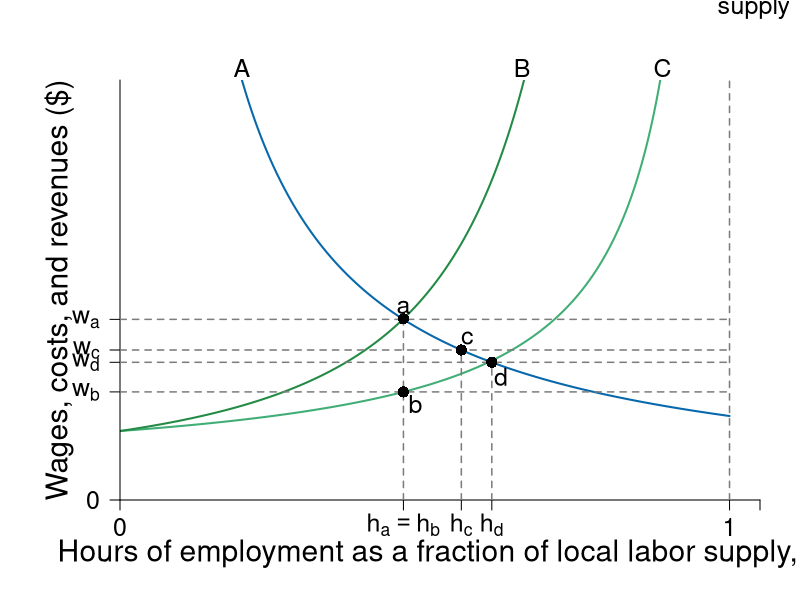

Source code (R):
require(shape)
require(plotrix)
jpeg(file = "employment/monopsony_basics_quiz.jpg", width = 6*120, height = 4.5*120)

#Set parameters for graphics
axislabelsize <- 1.8
labelsize <- 1.5
namesize <- 1.8
annotatesize <- 1.5
graphlinewidth <- 2
segmentlinewidth <- 1.5

COL <- c("#7fc97f", "#beaed4", "#fdc086", "#ffff99", "#386cb0", "#f0027f", "#bf5b17", "#666666")
COLA <- c("#e0f3db", "#99d8c9","#66c2a4","#41ae76", "#238b45", "#005824")
COLB <- c("#c6dbef", "#4eb3d3", "#2b8cbe", "#0868ac","#084081")
COLC <- c("#fcfbfd", "#efedf5", "#dadaeb", "#bcbddc", "#9e9ac8", "#807dba", "#6a51a3", "#54278f", "#3f007d")
grays <- gray.colors(25, start = 1, end = 0)


WageFn <- function(h, ubar = 3, B = 2, t = 0.8) {
  B + ubar + (ubar - ubar*t +  ubar*t*h )/(t*(1 - h))
}

Mch <- function(h, ubar = 3, B = 2, t = 0.8) {
  B + ubar + (ubar - ubar*t +  ubar*t*h )/(t*(1 - h))+ (ubar*h)/(t*(1-h)^2)
}


MRP <- function(h, constant = 7, slope = 1){
  constant/(slope*h)
}

# mrp2 <- function(h, constant = 4, power = 2){
#   constant/(h^power)
# }

costRevSol <- function(h, constant = 7, ubar = 3, B = 2, t = 0.8){
  B + ubar + (ubar - ubar*t +  ubar*t*h )/(t*(1 - h)) + (ubar*h)/(t*(1-h)^2) - constant/h
}

#uniroot(costRevSol(x, constant = 7, ubar = 3, B = 2, t = 0.8), lower = 0.01, upper = 1)

par(mar =  c(5, 6, 4, 2))

xlims <- c(0, 1.05)
ylims <- c(0, 35)

plot(0, 0, xlim = xlims, ylim = ylims, type = "n",
     xlab = "",
     ylab = "",
     xaxt = "n", 
     yaxt = "n",
     cex.lab = axislabelsize, 
     bty = "n", 
     xaxs="i", 
     yaxs="i")

npts <- 500 
npts2 <- 501
#Specify the sequences of points for graphing. 
xx1 <- seq(xlims[1], 1, length.out = npts)
xx2 <- seq(xlims[1], xlims[2], length.out = npts)
xx3 <- seq(xlims[1], xlims[2], length.out = npts2)
xx4 <- seq(xlims[1], 25, length.out = npts2)

#Draw the lines for the graphs
lines(xx1, WageFn(xx1), col = COLA[4], lwd = graphlinewidth)
lines(xx1, Mch(xx1), col = COLA[5], lwd = graphlinewidth)
lines(xx1, MRP(xx1), col = COLB[4], lwd = graphlinewidth)
#lines(xx1, mrp2(xx1), col = COLB[4], lwd = graphlinewidth)

#lines(xx2, solowCondition(xx2, delta = 5), col = COL[3], lwd = 4)
#lines(xx2, solowInfeas(xx2, delta = 5), col = COL[1], lwd = 4, lty = 2)

#Guesses at intersections
LPoints <- c(0.465, 0.56) 


#Customize ticks and labels for the plot
ticksy <- c(0, WageFn(LPoints[1]), MRP(0.61), MRP(LPoints[2]), MRP(LPoints[1]), 40)
ylabels <- c(0,  expression(paste(w[b])), expression(paste(w[d])), expression(paste(w[c])), expression(paste(w[a])), NA)
ticksx <- c(0, LPoints, 0.61, 1, xlims[2])
xlabels <- c(0, expression(paste(h[a] == h[b])), expression(paste(h[c])), expression(paste(h[d])),  1.0, NA)
axis(1, at = ticksx, pos = 0, labels = xlabels, cex.axis = labelsize)
axis(2, at = ticksy, pos = 0, labels = ylabels, las = 1,cex.axis = labelsize)

#Axis labels 
text(0.5*xlims[2], -4.5,  expression(paste("Hours of employment as a fraction of local labor supply, ", h)), xpd = TRUE, cex = axislabelsize) 
text(-0.1, 0.5*ylims[2], expression(paste("Wages, costs, and revenues ($)")), xpd = TRUE, cex = axislabelsize, srt = 90) 


#Annotation of the  graphs
#text(0.85, 43, expression(paste("Average cost")), cex = labelsize, xpd = TRUE)
text(0.89, 36, expression(paste(C)), cex = labelsize, xpd = TRUE)

#text(0.62, 43, expression(paste("Marginal cost")), cex = labelsize, xpd = TRUE)
text(0.66, 36, expression(paste(B)), cex = labelsize, xpd = TRUE)

#text(0.2, 43, expression(paste("Marginal revenue product")), cex = labelsize, xpd = TRUE)
text(0.2, 36, expression(paste(A)), cex = labelsize, xpd = TRUE)



#Labor supply
segments(1, 0, 1, 42, lty = 2, lwd = segmentlinewidth, col = grays[20])
text(1.04, 43, expression(paste("Labor")), cex = labelsize, xpd = TRUE)
text(1.04, 41, expression(paste("supply")), cex = labelsize, xpd = TRUE)

#Line for the absolute maximum quality
#segments(1, 0, 1, 42, lty = 2, lwd = 3, col = "darkgray")
#segments(0.75, 0, 0.75, 20, lty = 2, lwd = 2, col = "darkgray")

#Arrow to Slope of BRF
#Arrows(0.5, 13, 0.58, 13, col = "black", lty = 1, lwd = 2, arr.type = "triangle")
#text(0.35, 13, expression(paste("Slope = " - u[q], " = ", frac(delta, (1 - q)^2))))


#Arrows(0.8, 15, 0.8, 19, col = "black", lty = 1, lwd = 2, arr.type = "triangle")
#Arrows(0.8, 15, 0.8, 6, col = "black", lty = 1, lwd = 2, arr.type = "triangle")
#text(0.92, 12.5, expression(paste("Employment Rent")))

#Text to indicate delta = 5
#text(0.2, 38, expression(paste("Wage Function")))
#text(0.2, 36, expression(paste("set to ", delta, " = 5")))


#Zero profit condition 
#segments(0, 20, 0.75, 20, lty = 1, lwd = 2, col = "darkgray")
#segments(0.75, 20, 1.2, 20, lty = 2, lwd = 2, col = "darkgray")

#Unemployment benefits & a
#segments(0, 5, 1.2, 5, lty = 2, lwd = 2, col = grays[20])
#segments(0, 2.5, 1.2, 2.5, lty = 2, lwd = 2, col = grays[20])

#Zero profit condition
#text(1.02, 21, expression(paste("Zero profit condition, ", w == w[0])))
#text(0.95, 6, expression(paste(B + underline(u)[t], " (opportunity cost of work)")),cex = labelsize,xpd =TRUE)
#text(0.95, 3.5, expression(paste(B, " (unemployment benefits)")),cex = labelsize, xpd =TRUE)
#text(1.08, 36, expression(paste("level of")))
#text(1.08, 34, expression(paste("employment, ", bar(H))))

#Guesses at intersections
LPoints <- c(0.465, 0.56) 

#Fixed wage comparison
segments(0, 12.5, 1, 12.5, lty = 2, lwd = segmentlinewidth, grays[20])


#segments(0, Mch(LPoints[1]), LPoints[1], Mch(LPoints[1]), lty = 2, lwd = segmentlinewidth, col = grays[20])

#W[b] segments
segments(LPoints[1], 0 , LPoints[1], Mch(LPoints[1]), lty = 2, lwd = segmentlinewidth, col = grays[20])
segments(0, WageFn(LPoints[1]), 1, WageFn(LPoints[1]), lty = 2, lwd = segmentlinewidth, col = grays[20])

#w[a] segment
segments(0, MRP(LPoints[1]), 1, MRP(LPoints[1]), lty = 2, lwd = segmentlinewidth, col = grays[20])


segments(LPoints[2], 0, LPoints[2], MRP(LPoints[2]), lty = 2, lwd = segmentlinewidth, col = grays[20])

#W[d] segment
segments(0, MRP(0.61), 1, MRP(0.61), lty = 2, lwd = segmentlinewidth, col = grays[20])
segments(0.61, 0, 0.61, MRP(0.61), lty = 2, lwd = segmentlinewidth, col = grays[20])
points(0.61, MRP(0.61), pch = 16, col = "black", cex = 1.5)
text(0.61 + 0.015, MRP(0.61) - 1.2, expression(paste(d)), cex = labelsize)


points(LPoints[1], Mch(LPoints[1]), pch = 16, col = "black", cex = 1.5)
text(LPoints[1], MRP(LPoints[1]) + 1, expression(paste(a)), cex = labelsize)


points(LPoints[1], WageFn(LPoints[1]), pch = 16, col = "black", cex = 1.5)
text(LPoints[1] + 0.02, WageFn(LPoints[1]) - 1, expression(paste(b)), cex = labelsize)

points(LPoints[2], MRP(LPoints[2]), pch = 16, col = "black", cex = 1.5)
text(LPoints[2] + 0.01, MRP(LPoints[2]) + 1, expression(paste(c)), cex = labelsize)


#Arrow to Slope of mrp = mcl
# Arrows(LPoints[1], Mch(LPoints[1]) + 10, LPoints[1], Mch(LPoints[1]) + 1.5, col = "black", lty = 1, lwd = 2, arr.type = "triangle")
# text(LPoints[1], Mch(LPoints[1]) + 15, expression(paste("Profit maximum at")), cex = labelsize)
# text(LPoints[1], Mch(LPoints[1]) + 12, expression(paste(mrph == mch )), cex = labelsize)


dev.off()
